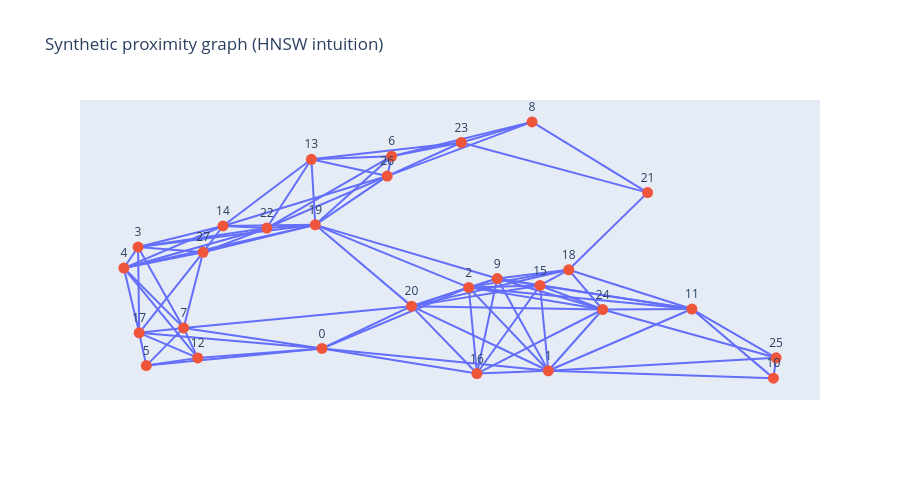

Notebook code cell kept with this figure:
### Markdown cell above
## 5. HNSW graph intuition

A small synthetic proximity graph to illustrate graph traversal. It is not built from the paper embeddings and is not Lucene's actual graph; use it to explain entry points, neighbor expansion and why `num_candidates` affects the recall/latency trade-off.

### Code cell
import networkx as nx
G = nx.random_geometric_graph(28, radius=0.34, seed=7)
xy = nx.get_node_attributes(G, 'pos')
edge_x, edge_y = [], []
for u,v in G.edges():
    edge_x += [xy[u][0], xy[v][0], None]; edge_y += [xy[u][1], xy[v][1], None]
fig = go.Figure()
fig.add_trace(go.Scatter(x=edge_x, y=edge_y, mode='lines', hoverinfo='skip', showlegend=False))
fig.add_trace(go.Scatter(x=[xy[n][0] for n in G.nodes()], y=[xy[n][1] for n in G.nodes()],
                         mode='markers+text', text=[str(n) for n in G.nodes()],
                         textposition='top center', marker=dict(size=11), showlegend=False))
fig.update_layout(title='Synthetic proximity graph (HNSW intuition)', xaxis_visible=False,
                  yaxis_visible=False, height=480)
fig.show()

### Figure 1 — Plotly figure (JSON) as saved in the notebook; plotly's stock layout.template omitted (floating-point values rounded to 4 significant figures; data arrays with more than 128 entries replaced by an {"elided": "..."} marker saying what was removed)
{"data": [{"hoverinfo": "skip", "mode": "lines", "showlegend": false, "x": {"elided": "294 float values"}, "y": {"elided": "294 float values"}, "type": "scatter"}, {"marker": {"size": 11}, "mode": "markers+text", "showlegend": false, "text": ["0", "1", "2", "3", "4", "5", "6", "7", "8", "9", "10", "11", "12", "13", "14", "15", "16", "17", "18", "19", "20", "21", "22", "23", "24", "25", "26", "27"], "textposition": "top center", "x": [0.3238, 0.6509, 0.5359, 0.058, 0.0375, 0.06986, 0.4245, 0.1238, 0.6274, 0.5771, 0.9763, 0.8585, 0.1443, 0.3085, 0.1807, 0.6389, 0.5477, 0.0596, 0.6804, 0.3141, 0.4532, 0.7944, 0.2441, 0.5252, 0.7294, 0.9802, 0.4181, 0.152], "y": [0.1508, 0.07244, 0.3657, 0.5074, 0.4336, 0.09071, 0.8269, 0.2232, 0.9477, 0.3967, 0.04658, 0.2896, 0.1178, 0.8161, 0.5816, 0.3724, 0.06279, 0.206, 0.4276, 0.5856, 0.2998, 0.699, 0.5744, 0.8751, 0.2879, 0.1181, 0.7571, 0.489], "type": "scatter"}], "layout": {"xaxis": {"visible": false}, "yaxis": {"visible": false}, "title": {"text": "Synthetic proximity graph (HNSW intuition)"}, "height": 480}}
